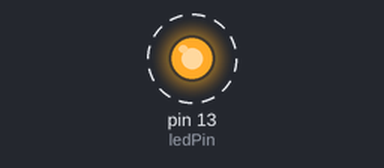
Bench run of a sketch on a simulated Arduino Uno, built with avr-gcc and run on an emulated ATmega328P. Parts: output pins drawn as LEDs (lit = HIGH). Dashed ring = blinking.

Above: at 0.2 s.
Timing chart, 0 to 3.0 s (numbered marks = the images above):
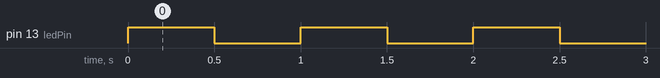

Measured:
- by itself, pin 13 (ledPin): alternates HIGH for 0.50 s and LOW for 0.50 s

The sketch:

Blink_Template.ino
```cpp
// Blink Template
// Simple example of turning an LED on and off repeatedly.

const int ledPin = 13; // Built-in LED
const int ON_TIME = 500;
const int OFF_TIME = 500;

void setup() {
  pinMode(ledPin, OUTPUT); // Set LED pin as output
}

void loop() {
  digitalWrite(ledPin, HIGH); // Turn LED on
  delay(ON_TIME);
  digitalWrite(ledPin, LOW);  // Turn LED off
  delay(OFF_TIME);
}
```
